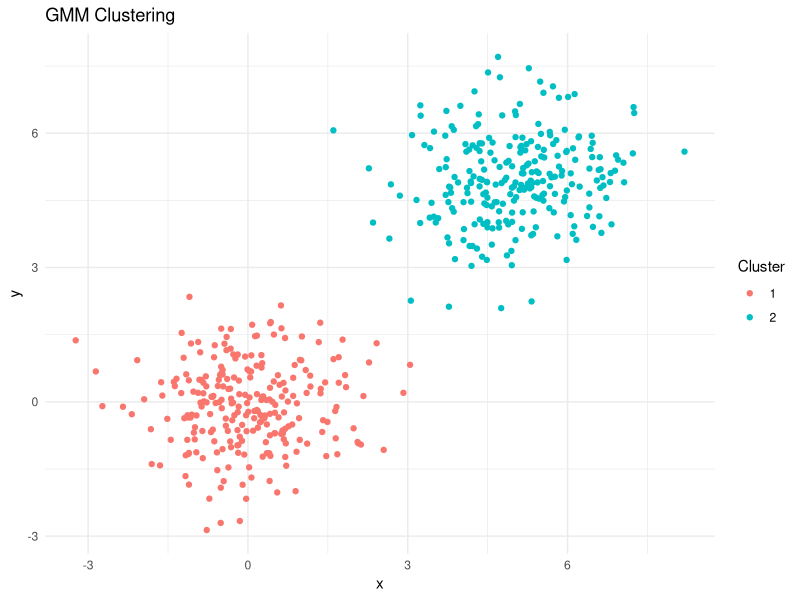

Write R code to recreate this figure. (Note: this script raises an error after producing the figure.)
######################################################
## DEMO FOR GMM (Gaussian Mixture Models) CLUSTERING##
##  using simulated data, stocks data,              ##
##  random100 (including Zone and defs).xlsx        ##
######################################################
# Load necessary libraries
install.packages("mclust")
library(mclust)
library(ggplot2)

## Simulated data
# Generate sample data
set.seed(1234)
n <- 500
x <- cbind(
  x = c(rnorm(n/2, mean = 0, sd = 1), rnorm(n/2, mean = 5, sd = 1)),
  y = c(rnorm(n/2, mean = 0, sd = 1), rnorm(n/2, mean = 5, sd = 1))
)

# Apply GMM
gmm <- Mclust(x)

# Plot results
ggplot(data.frame(x), aes(x = x, y = y)) +
  geom_point(aes(color = factor(gmm$classification))) +
  theme_minimal() +
  labs(title = "GMM Clustering", color = "Cluster")

# Useful interpretive parameters
summary(gmm)
gmm$loglik
gmm$parameters$pro
gmm$parameters$mean
gmm$parameters$variance

##########################################
## Stocks data 
# Read in "Stock data.xlsx" as R object "stocks"
# Apply GMM
gmm <- Mclust(stocks[,3:4])

# Plot results
ggplot(data.frame(stocks[,3:4]), aes(x = PROFIT, y = GROWTH)) +
  geom_point(aes(color = factor(gmm$classification))) +
  theme_minimal() +
  labs(title = "GMM Clustering", color = "Cluster")

#######################################
# Cluster stocks data using all 3 variables
# Apply GMM
gmm <- Mclust(stocks[,2:4])

# Plot results
ggplot(data.frame(stocks[,2:4]), aes(x = PROFIT, y = GROWTH)) +
  geom_point(aes(color = factor(gmm$classification))) +
  theme_minimal() +
  labs(title = "GMM Clustering", color = "Cluster")

# Too many clusters
# Print posterior probabilities of cluster membership
print(gmm$z)
# Check BIC
plot(gmm, what = "BIC")
print(gmm$BIC, what = "BIC")
# Optimal model selected was EEV = Equal volume, equal shape, variable orientation
# Override auto-selection
gmm <- Mclust(stocks[,2:4], G = 2:5)

# Plot results
ggplot(data.frame(stocks[,2:4]), aes(x = PROFIT, y = GROWTH)) +
  geom_point(aes(color = factor(gmm$classification))) +
  theme_minimal() +
  labs(title = "GMM Clustering", color = "Cluster")

########################################
## Real estate data
# Read in "random100 (including Zone and defs).xlsx" as "homes"
# Apply GMM to non-location quantitative variables
gmm <- Mclust(homes[,4:13])
table(gmm$classification)
# Print posterior probabilities of cluster membership
print(gmm$z)
# Check BIC
plot(gmm, what = "BIC")
print(gmm$BIC, what = "BIC")
# Optimal model selected was EEE = Equal volume, equal shape, equal orientation

# Plot results
ggplot(data.frame(homes[,4:13]), aes(x = area, y = price)) +
  geom_point(aes(color = factor(gmm$classification))) +
  theme_minimal() +
  labs(title = "GMM Clustering", color = "Cluster")

# Useful interpretive parameters
summary(gmm)
gmm$loglik
gmm$parameters$pro
gmm$parameters$mean
gmm$parameters$variance
